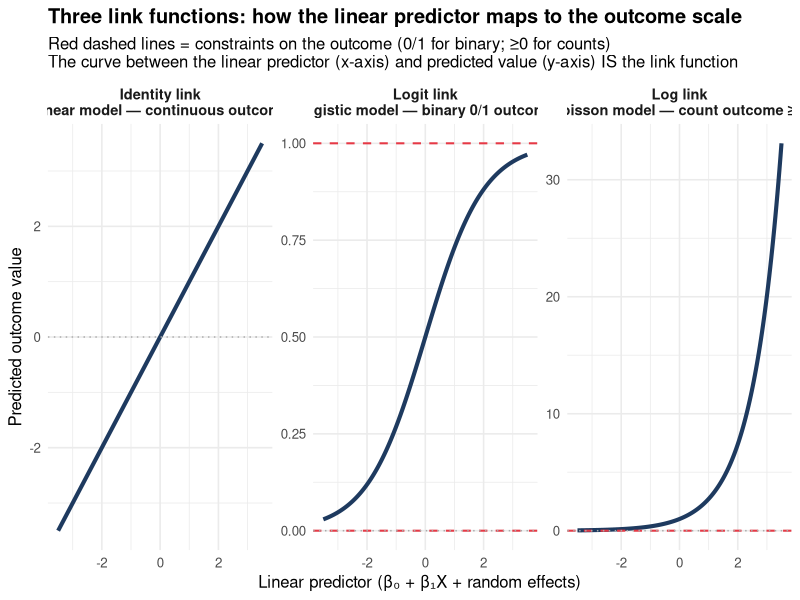
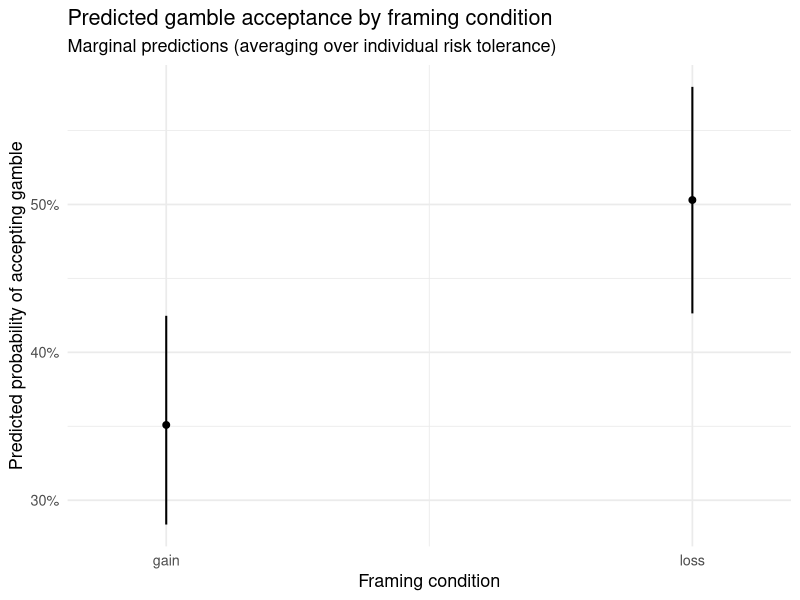
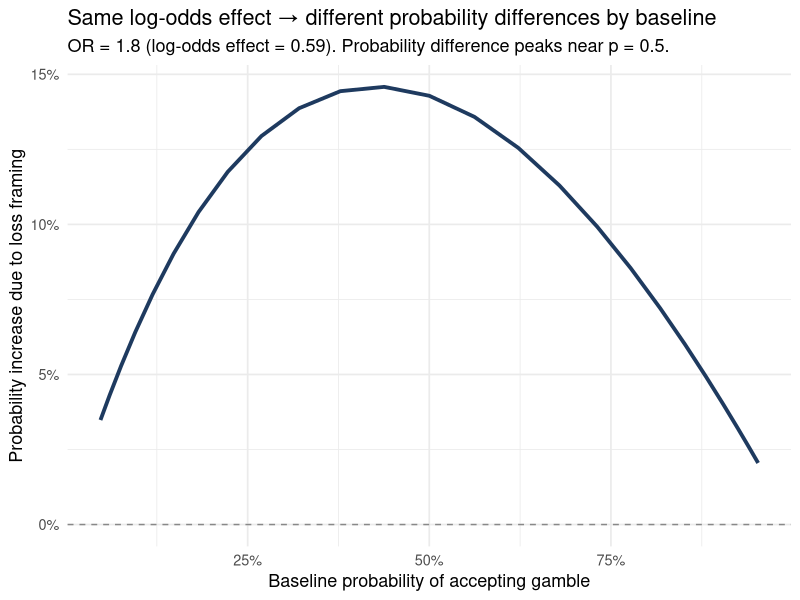

Reproduce these figures in R, in order.
## ---- chunk 1
library(tidyverse)
library(lme4)
library(lmerTest)
library(glmmTMB)
library(ggeffects)
library(broom.mixed)
library(patchwork)
set.seed(2024)
## ---- chunk 2
x_seq <- seq(-3.5, 3.5, length.out = 200)

df_links <- bind_rows(
  # Identity link (linear model): predicted value = linear predictor (no constraint)
  tibble(
    linear_predictor = x_seq,
    predicted        = x_seq,
    link  = "Identity link\n(Linear model — continuous outcome)",
    note  = "No constraint: predicted value\ncan be negative or > 1"
  ),
  # Logit link (logistic model): maps log-odds to probability ∈ (0, 1)
  tibble(
    linear_predictor = x_seq,
    predicted        = plogis(x_seq),
    link  = "Logit link\n(Logistic model — binary 0/1 outcome)",
    note  = "S-curve: predicted stays in (0, 1)\nSlope flattest at extremes"
  ),
  # Log link (Poisson model): maps log-rate to non-negative count
  tibble(
    linear_predictor = x_seq,
    predicted        = exp(x_seq),
    link  = "Log link\n(Poisson model — count outcome \u2265 0)",
    note  = "Exponential: predicted always positive\nVariance scales with mean"
  )
) |>
  mutate(link = factor(link, levels = unique(link)))

ggplot(df_links, aes(x = linear_predictor, y = predicted)) +
  geom_line(linewidth = 1.4, color = "#1e3a5f") +
  geom_hline(data = tibble(link = factor("Logit link\n(Logistic model — binary 0/1 outcome)",
                                          levels = levels(df_links$link)),
                            y = c(0, 1)),
             aes(yintercept = y), color = "#e63946", linetype = "dashed", linewidth = 0.7) +
  geom_hline(data = tibble(link = factor("Log link\n(Poisson model — count outcome \u2265 0)",
                                          levels = levels(df_links$link)),
                            y = 0),
             aes(yintercept = y), color = "#e63946", linetype = "dashed", linewidth = 0.7) +
  geom_hline(yintercept = 0, linetype = "dotted", color = "#aaa", linewidth = 0.5) +
  facet_wrap(~ link, scales = "free_y", ncol = 3) +
  labs(
    title    = "Three link functions: how the linear predictor maps to the outcome scale",
    subtitle = "Red dashed lines = constraints on the outcome (0/1 for binary; \u22650 for counts)\nThe curve between the linear predictor (x-axis) and predicted value (y-axis) IS the link function",
    x = "Linear predictor (\u03b2\u2080 + \u03b2\u2081X + random effects)",
    y = "Predicted outcome value"
  ) +
  theme_minimal(base_size = 12) +
  theme(strip.text = element_text(face = "bold", size = 10.5),
        plot.title = element_text(face = "bold"))
## ---- chunk 3
n_participants <- 80
n_trials_each  <- 8   # 8 gain-framed + 8 loss-framed trials per person

u0_person <- rnorm(n_participants, 0, 1.2)   # individual risk tolerance differences

df_gamble <- expand_grid(
  participant = 1:n_participants,
  framing     = c("gain", "loss"),
  trial       = 1:n_trials_each
) |>
  mutate(
    u0            = u0_person[participant],
    framing_dummy = as.integer(framing == "loss"),
    log_odds      = -0.5 + u0 + 0.59 * framing_dummy,   # log(1.8) ≈ 0.59
    prob          = plogis(log_odds),
    accepted      = rbinom(n(), 1, prob),
    participant   = factor(participant),
    framing       = factor(framing, levels = c("gain", "loss"))
  )

df_gamble |>
  group_by(framing) |>
  summarise(
    n_trials       = n(),
    acceptance_rate = mean(accepted),
    .groups = "drop"
  ) |>
  knitr::kable(digits = 3, caption = "Observed gamble acceptance rates by framing condition")
## ---- chunk 4
m_gamble <- glmer(
  accepted ~ framing + (1 | participant),
  data   = df_gamble,
  family = binomial
)

broom.mixed::tidy(m_gamble, effects = "fixed", exponentiate = TRUE, conf.int = TRUE) |>
  filter(term != "(Intercept)") |>
  select(term, estimate, conf.low, conf.high, p.value) |>
  knitr::kable(
    digits = 3,
    caption = "Framing effect as odds ratio. True OR = 1.8; loss framing increases gamble acceptance odds."
  )
## ---- chunk 5
preds_gamble <- ggpredict(m_gamble, terms = "framing", type = "fixed")

plot(preds_gamble) +
  scale_color_manual(values = c("#1e3a5f", "#e63946")) +
  labs(
    title    = "Predicted gamble acceptance by framing condition",
    subtitle = "Marginal predictions (averaging over individual risk tolerance)",
    x        = "Framing condition",
    y        = "Predicted probability of accepting gamble"
  ) +
  theme_minimal(base_size = 13)
## ---- chunk 6
tibble(
  baseline_logodds = seq(-3, 3, by = 0.25),
  baseline_prob    = plogis(baseline_logodds),
  treatment_prob   = plogis(baseline_logodds + log(1.8)),
  prob_difference  = plogis(baseline_logodds + log(1.8)) - plogis(baseline_logodds)
) |>
  ggplot(aes(x = baseline_prob, y = prob_difference)) +
  geom_line(linewidth = 1.3, color = "#1e3a5f") +
  geom_hline(yintercept = 0, linetype = "dashed", color = "#888") +
  labs(
    title    = "Same log-odds effect → different probability differences by baseline",
    subtitle = "OR = 1.8 (log-odds effect = 0.59). Probability difference peaks near p = 0.5.",
    x        = "Baseline probability of accepting gamble",
    y        = "Probability increase due to loss framing"
  ) +
  scale_x_continuous(labels = scales::percent_format()) +
  scale_y_continuous(labels = scales::percent_format()) +
  theme_minimal(base_size = 13)
## ---- chunk 7
n_per_cond <- 60
n_blocks   <- 4   # 4 blocks of 10 gambles per condition (within-subjects)

df_risky <- expand_grid(
  participant = 1:n_per_cond,
  condition   = c("control", "disclosure"),
  block       = 1:n_blocks
) |>
  mutate(
    u0          = rnorm(n_per_cond, 0, 0.5)[participant],   # stable individual risk tolerance
    p_risky     = plogis(0.2 + u0 - 0.6 * as.integer(condition == "disclosure")),
    risky_count = rbinom(n(), size = 10, prob = p_risky),   # bounded 0–10: correct DGP
    participant = factor(participant),
    condition   = factor(condition, levels = c("control", "disclosure"))
  )

df_risky |>
  group_by(condition) |>
  summarise(
    n_observations = n(),
    mean_accepted  = mean(risky_count),
    sd_accepted    = sd(risky_count),
    mean_prop      = mean(risky_count / 10),
    .groups = "drop"
  ) |>
  knitr::kable(digits = 3,
    caption = "Risky choices out of 10 gambles per block, by condition. True per-gamble probability: ~55% control, ~40% disclosure.")
## ---- chunk 8
m_risky <- glmmTMB(
  cbind(risky_count, 10 - risky_count) ~ condition + (1 | participant),
  data   = df_risky,
  family = binomial
)

broom.mixed::tidy(m_risky, effects = "fixed", exponentiate = TRUE, conf.int = TRUE) |>
  filter(term != "(Intercept)") |>
  select(term, estimate, conf.low, conf.high, p.value) |>
  knitr::kable(
    digits = 3,
    caption = "Disclosure effect as odds ratio (per-gamble acceptance). True OR ≈ 0.55: disclosure reduces acceptance odds by ~45%."
  )
## ---- chunk 9
m_risky_bb <- glmmTMB(
  cbind(risky_count, 10 - risky_count) ~ condition + (1 | participant),
  data   = df_risky,
  family = betabinomial
)

tibble(
  Model = c("Binomial GLMM", "Beta-binomial GLMM"),
  AIC   = c(AIC(m_risky), AIC(m_risky_bb)),
  Notes = c("Assumes within-block trials are exchangeable",
            "Allows per-block overdispersion")
) |>
  knitr::kable(digits = 1,
    caption = "Model comparison. Use beta-binomial if there is overdispersion (streaky choices, shifting thresholds).")
## ---- chunk 10
n_par_w  <- 60
n_weeks  <- 4

df_checkups <- expand_grid(
  participant = 1:n_par_w,
  condition   = c("control", "nudge"),
  week        = 1:n_weeks
) |>
  mutate(
    u0          = rnorm(n_par_w, 0, 0.5)[participant],
    log_mu      = 1.5 + u0 - 0.43 * as.integer(condition == "control"),
    mu          = exp(log_mu),
    phi         = rgamma(n(), shape = 3, rate = 3),
    check_count = rpois(n(), mu * phi),
    participant = factor(participant),
    condition   = factor(condition, levels = c("control", "nudge"))
  )

m_nb_within <- glmmTMB(
  check_count ~ condition + (1 | participant),
  data   = df_checkups,
  family = nbinom2
)

broom.mixed::tidy(m_nb_within, effects = "fixed", exponentiate = TRUE, conf.int = TRUE) |>
  filter(term != "(Intercept)") |>
  select(term, estimate, conf.low, conf.high, p.value) |>
  knitr::kable(digits = 3,
    caption = "Negative binomial GLMM for unbounded weekly check-in count. Rate ratio: nudge vs. control.")
## ---- chunk 11
n_par_mf <- 100   # 50 per between-subjects condition
n_items   <- 4    # items per within-subjects condition

df_mf <- expand_grid(
  participant  = 1:n_par_mf,
  stakes       = c("low", "high"),
  item         = 1:n_items
) |>
  mutate(
    disclosure = ifelse(participant <= 50, "standard", "gain_frame"),
    u0         = rnorm(n_par_mf, 0, 0.9)[participant],
    log_odds   = -0.3
      + u0
      + 0.5 * (stakes == "high")                              # high stakes increases risk-seeking
      + 0.4 * (disclosure == "gain_frame")                    # gain frame shifts toward acceptance
      + 0.3 * (stakes == "high") * (disclosure == "gain_frame"), # interaction
    prob          = plogis(log_odds),
    chose_risky   = rbinom(n(), 1, prob),
    participant   = factor(participant),
    stakes        = factor(stakes, levels = c("low", "high")),
    disclosure    = factor(disclosure, levels = c("standard", "gain_frame"))
  )

m_mf <- glmer(
  chose_risky ~ stakes * disclosure + (1 | participant),
  data   = df_mf,
  family = binomial
)

broom.mixed::tidy(m_mf, effects = "fixed", exponentiate = TRUE, conf.int = TRUE) |>
  select(term, estimate, conf.low, conf.high, p.value) |>
  knitr::kable(
    digits = 3,
    caption = "Mixed factorial GLMM: stakes × disclosure framing on risky choice (odds ratios). Interaction OR > 1 means the disclosure effect is larger under high stakes."
  )
